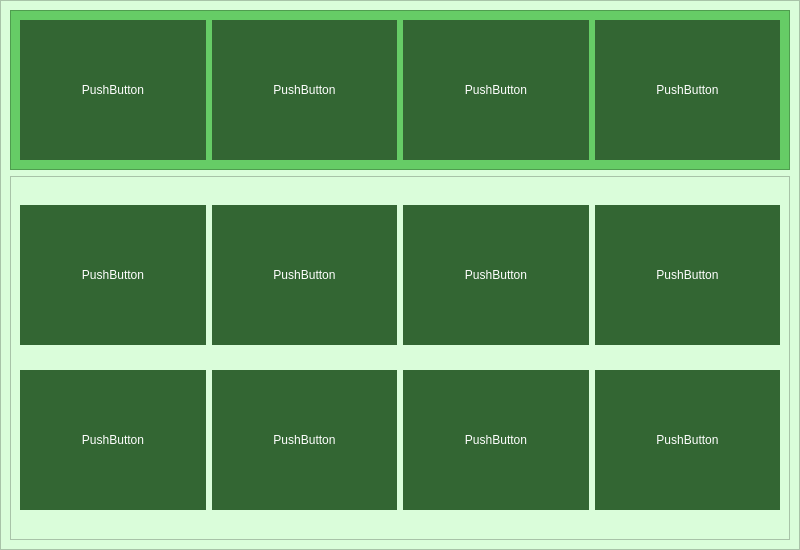
<?xml version="1.0" encoding="UTF-8"?>
<ui version="4.0">
 <class>PagePodcasts</class>
 <widget class="QWidget" name="PagePodcasts">
  <property name="geometry">
   <rect>
    <x>0</x>
    <y>0</y>
    <width>800</width>
    <height>550</height>
   </rect>
  </property>
  <property name="minimumSize">
   <size>
    <width>800</width>
    <height>550</height>
   </size>
  </property>
  <property name="maximumSize">
   <size>
    <width>800</width>
    <height>550</height>
   </size>
  </property>
  <property name="windowTitle">
   <string>Form</string>
  </property>
  <widget class="QFrame" name="frame">
   <property name="geometry">
    <rect>
     <x>0</x>
     <y>0</y>
     <width>800</width>
     <height>550</height>
    </rect>
   </property>
   <property name="minimumSize">
    <size>
     <width>800</width>
     <height>550</height>
    </size>
   </property>
   <property name="maximumSize">
    <size>
     <width>800</width>
     <height>550</height>
    </size>
   </property>
   <property name="styleSheet">
    <string notr="true">background-color : #dafdda;
color : white;
font: 75 14pt &quot;Calibri&quot;;</string>
   </property>
   <property name="frameShape">
    <enum>QFrame::StyledPanel</enum>
   </property>
   <property name="frameShadow">
    <enum>QFrame::Raised</enum>
   </property>
   <layout class="QVBoxLayout" name="verticalLayout" stretch="1,3">
    <item>
     <widget class="QFrame" name="frameNews">
      <property name="styleSheet">
       <string notr="true">background-color: #66cc66;</string>
      </property>
      <property name="frameShape">
       <enum>QFrame::StyledPanel</enum>
      </property>
      <property name="frameShadow">
       <enum>QFrame::Raised</enum>
      </property>
      <layout class="QGridLayout" name="gridLayoutNews">
       <item row="0" column="0">
        <widget class="QPushButton" name="pushButton">
         <property name="minimumSize">
          <size>
           <width>140</width>
           <height>140</height>
          </size>
         </property>
         <property name="styleSheet">
          <string notr="true">background-color: #336633; border : none;</string>
         </property>
         <property name="text">
          <string>PushButton</string>
         </property>
         <property name="flat">
          <bool>false</bool>
         </property>
        </widget>
       </item>
       <item row="0" column="1">
        <widget class="QPushButton" name="pushButton_2">
         <property name="minimumSize">
          <size>
           <width>140</width>
           <height>140</height>
          </size>
         </property>
         <property name="styleSheet">
          <string notr="true">background-color: #336633; border : none;</string>
         </property>
         <property name="text">
          <string>PushButton</string>
         </property>
         <property name="flat">
          <bool>false</bool>
         </property>
        </widget>
       </item>
       <item row="0" column="2">
        <widget class="QPushButton" name="pushButton_3">
         <property name="minimumSize">
          <size>
           <width>140</width>
           <height>140</height>
          </size>
         </property>
         <property name="styleSheet">
          <string notr="true">background-color: #336633; border : none;</string>
         </property>
         <property name="text">
          <string>PushButton</string>
         </property>
         <property name="flat">
          <bool>false</bool>
         </property>
        </widget>
       </item>
       <item row="0" column="3">
        <widget class="QPushButton" name="pushButton_4">
         <property name="minimumSize">
          <size>
           <width>140</width>
           <height>140</height>
          </size>
         </property>
         <property name="styleSheet">
          <string notr="true">background-color: #336633; border : none;</string>
         </property>
         <property name="text">
          <string>PushButton</string>
         </property>
         <property name="flat">
          <bool>false</bool>
         </property>
        </widget>
       </item>
      </layout>
     </widget>
    </item>
    <item>
     <widget class="QFrame" name="frameOthers">
      <property name="frameShape">
       <enum>QFrame::StyledPanel</enum>
      </property>
      <property name="frameShadow">
       <enum>QFrame::Raised</enum>
      </property>
      <layout class="QGridLayout" name="gridLayoutOthers">
       <item row="0" column="2">
        <widget class="QPushButton" name="pushButton_7">
         <property name="minimumSize">
          <size>
           <width>140</width>
           <height>140</height>
          </size>
         </property>
         <property name="styleSheet">
          <string notr="true">background-color: #336633; border : none;</string>
         </property>
         <property name="text">
          <string>PushButton</string>
         </property>
         <property name="flat">
          <bool>false</bool>
         </property>
        </widget>
       </item>
       <item row="0" column="3">
        <widget class="QPushButton" name="pushButton_8">
         <property name="minimumSize">
          <size>
           <width>140</width>
           <height>140</height>
          </size>
         </property>
         <property name="styleSheet">
          <string notr="true">background-color: #336633; border : none;</string>
         </property>
         <property name="text">
          <string>PushButton</string>
         </property>
         <property name="flat">
          <bool>false</bool>
         </property>
        </widget>
       </item>
       <item row="0" column="1">
        <widget class="QPushButton" name="pushButton_6">
         <property name="minimumSize">
          <size>
           <width>140</width>
           <height>140</height>
          </size>
         </property>
         <property name="styleSheet">
          <string notr="true">background-color: #336633; border : none;</string>
         </property>
         <property name="text">
          <string>PushButton</string>
         </property>
         <property name="flat">
          <bool>false</bool>
         </property>
        </widget>
       </item>
       <item row="0" column="0">
        <widget class="QPushButton" name="pushButton_5">
         <property name="minimumSize">
          <size>
           <width>140</width>
           <height>140</height>
          </size>
         </property>
         <property name="styleSheet">
          <string notr="true">background-color: #336633; border : none;</string>
         </property>
         <property name="text">
          <string>PushButton</string>
         </property>
         <property name="flat">
          <bool>false</bool>
         </property>
        </widget>
       </item>
       <item row="1" column="1">
        <widget class="QPushButton" name="pushButton_9">
         <property name="minimumSize">
          <size>
           <width>140</width>
           <height>140</height>
          </size>
         </property>
         <property name="styleSheet">
          <string notr="true">background-color: #336633; border : none;</string>
         </property>
         <property name="text">
          <string>PushButton</string>
         </property>
         <property name="flat">
          <bool>false</bool>
         </property>
        </widget>
       </item>
       <item row="1" column="0">
        <widget class="QPushButton" name="pushButton_10">
         <property name="minimumSize">
          <size>
           <width>140</width>
           <height>140</height>
          </size>
         </property>
         <property name="styleSheet">
          <string notr="true">background-color: #336633; border : none;</string>
         </property>
         <property name="text">
          <string>PushButton</string>
         </property>
         <property name="flat">
          <bool>false</bool>
         </property>
        </widget>
       </item>
       <item row="1" column="2">
        <widget class="QPushButton" name="pushButton_11">
         <property name="minimumSize">
          <size>
           <width>140</width>
           <height>140</height>
          </size>
         </property>
         <property name="styleSheet">
          <string notr="true">background-color: #336633; border : none;</string>
         </property>
         <property name="text">
          <string>PushButton</string>
         </property>
         <property name="flat">
          <bool>false</bool>
         </property>
        </widget>
       </item>
       <item row="1" column="3">
        <widget class="QPushButton" name="pushButton_12">
         <property name="minimumSize">
          <size>
           <width>140</width>
           <height>140</height>
          </size>
         </property>
         <property name="styleSheet">
          <string notr="true">background-color: #336633; border : none;</string>
         </property>
         <property name="text">
          <string>PushButton</string>
         </property>
         <property name="flat">
          <bool>false</bool>
         </property>
        </widget>
       </item>
      </layout>
     </widget>
    </item>
   </layout>
  </widget>
 </widget>
 <resources/>
 <connections/>
</ui>
